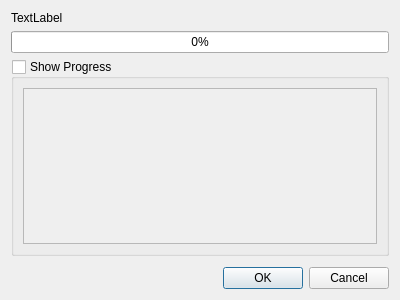
<?xml version="1.0" encoding="UTF-8"?>
<ui version="4.0">
 <class>InstallDialog</class>
 <widget class="QDialog" name="InstallDialog">
  <property name="geometry">
   <rect>
    <x>0</x>
    <y>0</y>
    <width>400</width>
    <height>300</height>
   </rect>
  </property>
  <property name="windowTitle">
   <string>Installation Progress</string>
  </property>
  <property name="modal">
   <bool>true</bool>
  </property>
  <layout class="QVBoxLayout" name="verticalLayout">
   <item>
    <widget class="QLabel" name="installLabel">
     <property name="text">
      <string>TextLabel</string>
     </property>
    </widget>
   </item>
   <item>
    <widget class="QProgressBar" name="progressBar">
     <property name="value">
      <number>0</number>
     </property>
     <property name="textVisible">
      <bool>true</bool>
     </property>
     <property name="textDirection">
      <enum>QProgressBar::TopToBottom</enum>
     </property>
    </widget>
   </item>
   <item>
    <widget class="QGroupBox" name="groupBox">
     <property name="title">
      <string>Show Progress</string>
     </property>
     <property name="checkable">
      <bool>true</bool>
     </property>
     <property name="checked">
      <bool>false</bool>
     </property>
     <layout class="QVBoxLayout" name="verticalLayout_2">
      <item>
       <widget class="QPlainTextEdit" name="installationLog">
        <property name="documentTitle">
         <string/>
        </property>
        <property name="textInteractionFlags">
         <set>Qt::TextSelectableByKeyboard|Qt::TextSelectableByMouse</set>
        </property>
       </widget>
      </item>
     </layout>
    </widget>
   </item>
   <item>
    <spacer name="verticalSpacer">
     <property name="orientation">
      <enum>Qt::Vertical</enum>
     </property>
     <property name="sizeHint" stdset="0">
      <size>
       <width>20</width>
       <height>40</height>
      </size>
     </property>
    </spacer>
   </item>
   <item>
    <widget class="QDialogButtonBox" name="buttonBox">
     <property name="orientation">
      <enum>Qt::Horizontal</enum>
     </property>
     <property name="standardButtons">
      <set>QDialogButtonBox::Cancel|QDialogButtonBox::Ok</set>
     </property>
    </widget>
   </item>
  </layout>
 </widget>
 <resources/>
 <connections>
  <connection>
   <sender>buttonBox</sender>
   <signal>accepted()</signal>
   <receiver>InstallDialog</receiver>
   <slot>accept()</slot>
   <hints>
    <hint type="sourcelabel">
     <x>248</x>
     <y>254</y>
    </hint>
    <hint type="destinationlabel">
     <x>157</x>
     <y>274</y>
    </hint>
   </hints>
  </connection>
  <connection>
   <sender>buttonBox</sender>
   <signal>rejected()</signal>
   <receiver>InstallDialog</receiver>
   <slot>reject()</slot>
   <hints>
    <hint type="sourcelabel">
     <x>316</x>
     <y>260</y>
    </hint>
    <hint type="destinationlabel">
     <x>286</x>
     <y>274</y>
    </hint>
   </hints>
  </connection>
 </connections>
</ui>
